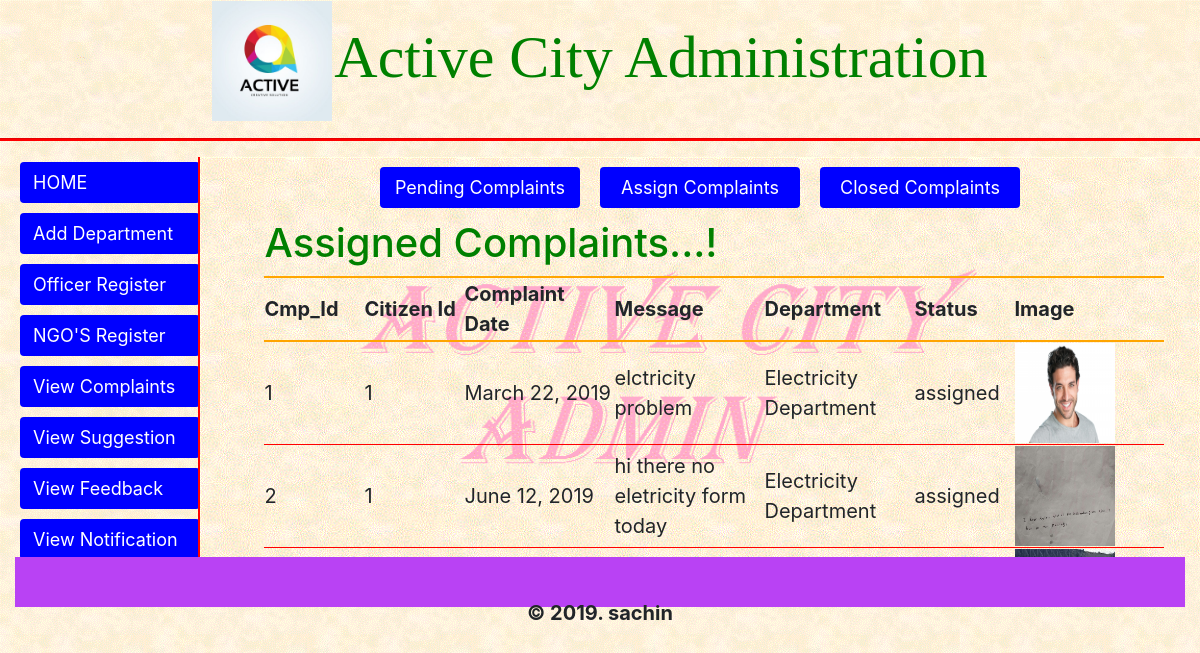
The page /Ac_Admin/assigned_complaints/ (signed in) on the database its author committed.
### Ac_Citizen/models.py (models this page shows)
class Complaint_Table(models.Model):
    comp_id = models.AutoField(primary_key=True)
    dept_name = models.ForeignKey(Department_Table,on_delete=models.CASCADE)
    citz_id = models.ForeignKey(Citizen_Table,on_delete=models.CASCADE)
    cmp_date = models.DateField(auto_now_add=True)
    status = models.CharField(max_length=20,null=True)
    message = models.TextField()
    image = models.ImageField(upload_to='complaints',default=False)
    close_date = models.DateField(null=True)

### Ac_Admin/views.py (the view)
# urls.py: path('assigned_complaints/',views.admin_assigned_complaints,name='assigned_complaints'),
def admin_assigned_complaints(request):
    try:
        username = request.session['username']
        qs = Complaint_Table.objects.filter(status='assigned')
        return render(request,'ac_admin/assigned_complaints.html',{'object_list':qs})
    except KeyError:
        return redirect('admin_login')

### templates/ac_admin/assigned_complaints.html (shortened to what this page needs)
<!DOCTYPE html>
{% extends 'ac_admin/admin_complaint_index.html' %}
{% load staticfiles %}
            {% block body %}
                {% include 'ac_admin/admin_complaints_menu.html' %}
                <table class="comp-table">
                    <tr><th colspan="7"><h1>Assigned Complaints...!</h1></th></tr>
                    <tr>
                        <th width="100">Cmp_Id</th>
                        <th width="100">Citizen Id</th>
                        <th width="150">Complaint Date</th>
                        <th width="150">Message</th>
                        <th width="150">Department</th>
                        <th width="100">Status</th>
                        <th width="150">Image</th>
                    </tr>
                    {% for obj in object_list %}
                        <tr>
                            <td>{{ obj.comp_id }}</td>
                            <td>{{ obj.citz_id_id }}</td>
                            <td>{{ obj.cmp_date }}</td>
                            <td>{{ obj.message }}</td>
                            <td>{{ obj.dept_name_id }}</td>
                            <td>{{ obj.status }}</td>
                            <td><img src="{{ obj.image.url }}" width="100" height="100"></td>
                        </tr>
                    {% endfor %}
                </table>
            {% endblock %}

### rows shown on the page
Complaint_Table: comp_id "1", citz_id_id "1", cmp_date "March 22, 2019", message "elctricity problem", dept_name_id "Electricity Department", status "assigned", image (picture)
Complaint_Table: comp_id "2", citz_id_id "1", cmp_date "June 12, 2019", message "hi there no eletricity form today", dept_name_id "Electricity Department", status "assigned", image (picture)
Complaint_Table: image (picture)
